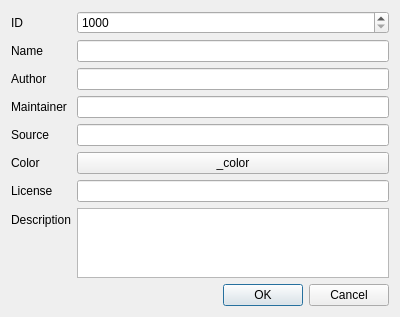
<?xml version="1.0" encoding="UTF-8"?>
<ui version="4.0">
 <class>CatalogEditForm</class>
 <widget class="QDialog" name="CatalogsUInewCatalog">
  <property name="geometry">
   <rect>
    <x>0</x>
    <y>0</y>
    <width>400</width>
    <height>300</height>
   </rect>
  </property>
  <property name="windowTitle">
   <string>Dialog</string>
  </property>
  <layout class="QVBoxLayout" name="verticalLayout">
   <item>
    <layout class="QFormLayout" name="formLayout">
     <item row="0" column="0">
      <widget class="QLabel" name="label">
       <property name="text">
        <string>ID</string>
       </property>
      </widget>
     </item>
     <item row="0" column="1">
      <widget class="QSpinBox" name="id">
       <property name="minimum">
        <number>1000</number>
       </property>
       <property name="maximum">
        <number>2000</number>
       </property>
      </widget>
     </item>
     <item row="1" column="0">
      <widget class="QLabel" name="label_2">
       <property name="text">
        <string>Name</string>
       </property>
      </widget>
     </item>
     <item row="2" column="0">
      <widget class="QLabel" name="label_4">
       <property name="text">
        <string>Author</string>
       </property>
      </widget>
     </item>
     <item row="4" column="0">
      <widget class="QLabel" name="label_5">
       <property name="text">
        <string>Source</string>
       </property>
      </widget>
     </item>
     <item row="7" column="0">
      <widget class="QLabel" name="label_6">
       <property name="text">
        <string>Description</string>
       </property>
      </widget>
     </item>
     <item row="1" column="1">
      <widget class="QLineEdit" name="name"/>
     </item>
     <item row="2" column="1">
      <widget class="QLineEdit" name="author"/>
     </item>
     <item row="4" column="1">
      <widget class="QLineEdit" name="source"/>
     </item>
     <item row="7" column="1">
      <widget class="QTextEdit" name="description"/>
     </item>
     <item row="5" column="0">
      <widget class="QLabel" name="label_3">
       <property name="text">
        <string>Color</string>
       </property>
      </widget>
     </item>
     <item row="5" column="1">
      <widget class="QPushButton" name="color">
       <property name="text">
        <string>_color</string>
       </property>
      </widget>
     </item>
     <item row="3" column="0">
      <widget class="QLabel" name="label_7">
       <property name="text">
        <string>Maintainer</string>
       </property>
      </widget>
     </item>
     <item row="3" column="1">
      <widget class="QLineEdit" name="maintainer"/>
     </item>
     <item row="6" column="0">
      <widget class="QLabel" name="label_8">
       <property name="text">
        <string>License</string>
       </property>
      </widget>
     </item>
     <item row="6" column="1">
      <widget class="QLineEdit" name="license"/>
     </item>
    </layout>
   </item>
   <item>
    <widget class="QDialogButtonBox" name="buttonBox">
     <property name="orientation">
      <enum>Qt::Horizontal</enum>
     </property>
     <property name="standardButtons">
      <set>QDialogButtonBox::Cancel|QDialogButtonBox::Ok</set>
     </property>
    </widget>
   </item>
  </layout>
 </widget>
 <resources/>
 <connections>
  <connection>
   <sender>buttonBox</sender>
   <signal>accepted()</signal>
   <receiver>CatalogsUInewCatalog</receiver>
   <slot>accept()</slot>
   <hints>
    <hint type="sourcelabel">
     <x>248</x>
     <y>254</y>
    </hint>
    <hint type="destinationlabel">
     <x>157</x>
     <y>274</y>
    </hint>
   </hints>
  </connection>
  <connection>
   <sender>buttonBox</sender>
   <signal>rejected()</signal>
   <receiver>CatalogsUInewCatalog</receiver>
   <slot>reject()</slot>
   <hints>
    <hint type="sourcelabel">
     <x>316</x>
     <y>260</y>
    </hint>
    <hint type="destinationlabel">
     <x>286</x>
     <y>274</y>
    </hint>
   </hints>
  </connection>
 </connections>
</ui>
